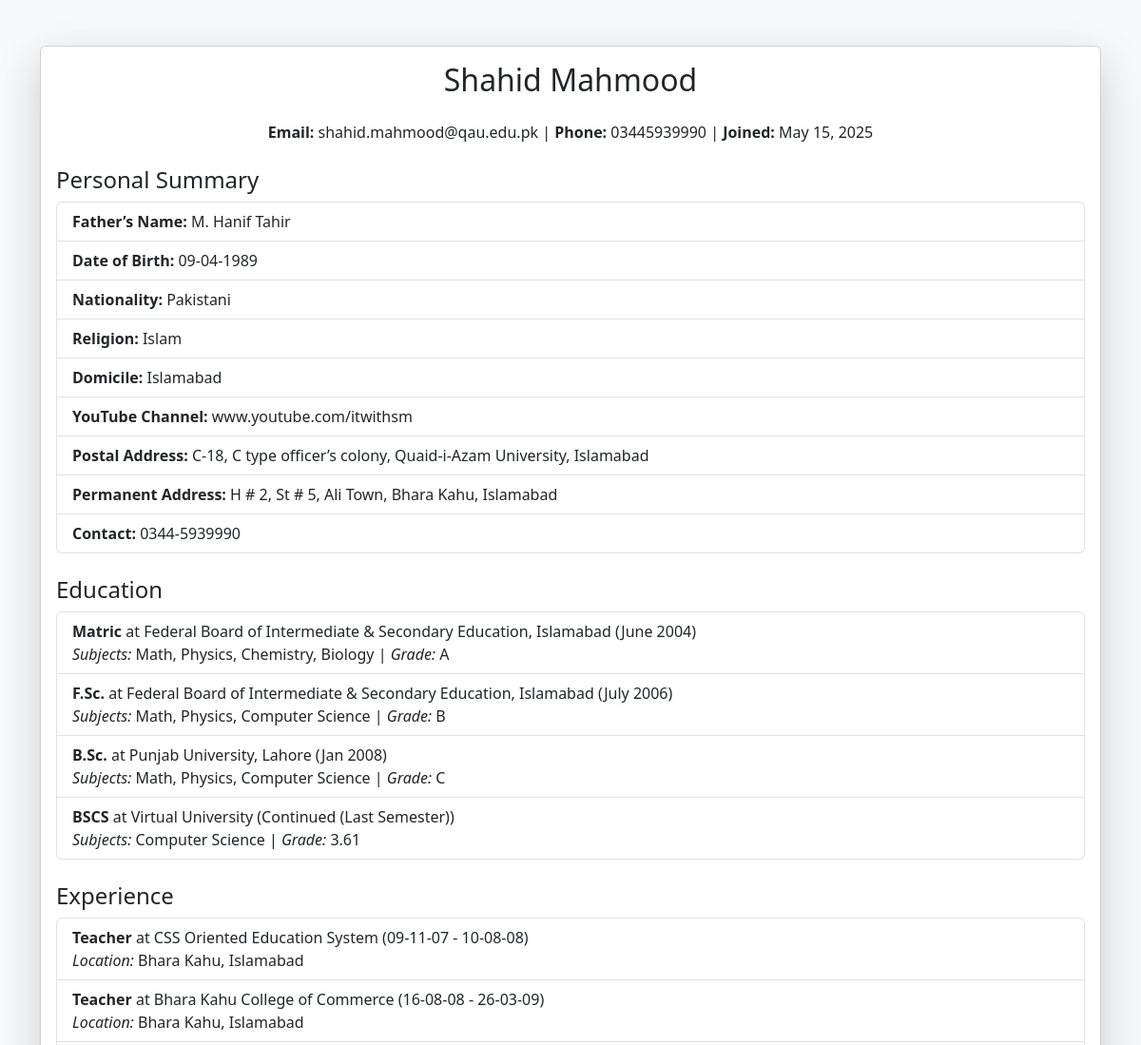
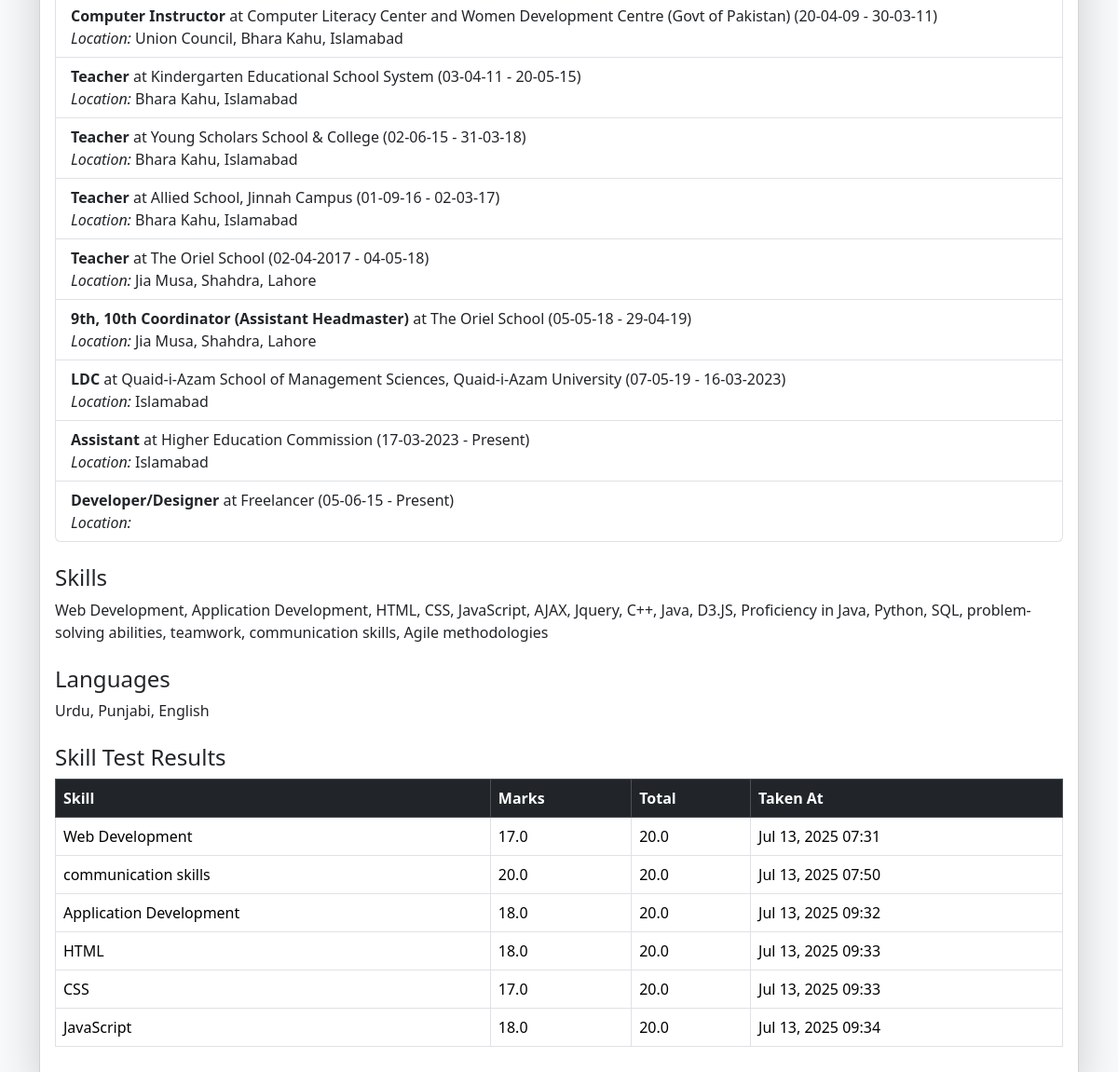
The page /cprofile/1/ on the database its author committed (2 pictures, top to bottom).
### candidates/models.py (models this page shows, shortened)
class Candidate(models.Model):
    firstname = models.CharField(max_length=255)
    lastname = models.CharField(max_length=255)
    email = models.EmailField(unique=True)
    password = models.CharField(max_length=255)
    phone = models.CharField(max_length=15, blank=True, null=True)
    resume = models.JSONField(default=dict, blank=True, null=True)
    skills = models.TextField(null=True)
    joined_date = models.DateTimeField(auto_now_add=True)
    selected_theme = models.CharField(max_length=50, default="default")

class SkillTestResult(models.Model):
    candidate = models.ForeignKey(Candidate, on_delete=models.CASCADE)
    skill = models.CharField(max_length=200)
    marks = models.FloatField()
    total_marks = models.FloatField()
    taken_at = models.DateTimeField(auto_now_add=True)

### jobsclub/views.py (the view)
# urls.py: path("cprofile/<int:candidate_id>/", candidate_profile_v, name="candidate_profile_v"),
def candidate_profile_v(request, candidate_id):
    candidate = get_object_or_404(Candidate, id=candidate_id)
    resume_data = candidate.resume or {}
    if isinstance(resume_data, str):
        try:
            resume_data = json.loads(resume_data)
        except json.JSONDecodeError:
            resume_data = {}
    test_results = SkillTestResult.objects.filter(candidate=candidate)
    return render(request, 'cprofile.html', {
        'candidate': candidate,
        'resume': resume_data,
        'test_results': test_results
    })

### jobsclub/templates/cprofile.html (shortened to what this page needs)
{% load static %}
<!DOCTYPE html>
<html lang="en">
<head>
    <link href="https://cdn.jsdelivr.net/npm/bootstrap@5.3.3/dist/css/bootstrap.min.css" rel="stylesheet">
</head>
<body class="bg-light">
    <div class="container my-5">
        <div class="card shadow-lg">
            <div class="card-body">
                <h2 class="card-title text-center mb-4">{{ candidate.firstname }} {{ candidate.lastname }}</h2>
                <div class="mb-3 text-center">
                    <strong>Email:</strong> {{ candidate.email }} |
                    <strong>Phone:</strong> {{ candidate.phone }} |
                    <strong>Joined:</strong> {{ candidate.joined_date|date:"M d, Y" }}
                </div>
                {% if resume.summary %}
                <h4 class="mt-4">Personal Summary</h4>
                <ul class="list-group">
                    {% for key, value in resume.summary.items %}
                        <li class="list-group-item"><strong>{{ key }}:</strong> {{ value }}</li>
                    {% endfor %}
                </ul>
                {% endif %}
                {% if resume.educations %}
                <h4 class="mt-4">Education</h4>
                <ul class="list-group">
                    {% for edu in resume.educations %}
                        <li class="list-group-item">
                            <strong>{{ edu.degree }}</strong> at {{ edu.institution }} ({{ edu.date }})<br>
                            <em>Subjects:</em> {{ edu.subjects }} | <em>Grade:</em> {{ edu.grade }}
                        </li>
                    {% endfor %}
                </ul>
                {% endif %}
                {% if resume.experiences %}
                <h4 class="mt-4">Experience</h4>
                <ul class="list-group">
                    {% for exp in resume.experiences %}
                        <li class="list-group-item">
                            <strong>{{ exp.position }}</strong> at {{ exp.company }} ({{ exp.startDate }} - {{ exp.endDate }})<br>
                            <em>Location:</em> {{ exp.location }}
                        </li>
                    {% endfor %}
                </ul>
                {% endif %}
                <h4 class="mt-4">Skills</h4>
                <p>{{ resume.skills|default:candidate.skills }}</p>
                <h4 class="mt-4">Languages</h4>
                <p>{{ resume.languages }}</p>
                {% if test_results %}
                <h4 class="mt-4">Skill Test Results</h4>
                <table class="table table-bordered">
                    <thead class="table-dark">
                        <tr>
                            <th>Skill</th>
                            <th>Marks</th>
                            <th>Total</th>
                            <th>Taken At</th>
                        </tr>
                    </thead>
                    <tbody>
                        {% for result in test_results %}
                        <tr>
                            <td>{{ result.skill }}</td>
                            <td>{{ result.marks }}</td>
                            <td>{{ result.total_marks }}</td>
                            <td>{{ result.taken_at|date:"M d, Y H:i" }}</td>
                        </tr>
                        {% endfor %}
                    </tbody>
                </table>
                {% endif %}
            </div>
        </div>
    </div>
</body>
</html>

### rows shown on the page
Candidate: firstname "Shahid", lastname "Mahmood", email "shahid.mahmood@qau.edu.pk", phone "03445939990", joined_date "May 15, 2025", skills "Web Development, Application Development, HTML, CSS, JavaScript, AJAX, Jquery, C++, Java, D3.JS, Proficiency in Java, Python, SQL, problem-solving abilities, teamwork, communication skills, Agile methodologies"
SkillTestResult: skill "Web Development", marks "17.0", total_marks "20.0", taken_at "Jul 13, 2025 07:31"
SkillTestResult: skill "communication skills", marks "20.0", total_marks "20.0", taken_at "Jul 13, 2025 07:50"
SkillTestResult: skill "Application Development", marks "18.0", total_marks "20.0", taken_at "Jul 13, 2025 09:32"
SkillTestResult: skill "HTML", marks "18.0", total_marks "20.0", taken_at "Jul 13, 2025 09:33"
SkillTestResult: skill "CSS", marks "17.0", total_marks "20.0", taken_at "Jul 13, 2025 09:33"
SkillTestResult: skill "JavaScript", marks "18.0", total_marks "20.0", taken_at "Jul 13, 2025 09:34"

### other values the page prints
{{ key }} "Father’s Name" "Date of Birth" "Nationality" "Religion" "Domicile" "YouTube Channel" "Postal Address" "Permanent Address" "Contact"
{{ value }} "M. Hanif Tahir" "09-04-1989" "Pakistani" "Islam" "Islamabad" "www.youtube.com/itwithsm" "C-18, C type officer’s colony, Quaid-i-Azam University, Islamabad" "H # 2, St # 5, Ali Town, Bhara Kahu, Islamabad" "0344-5939990"
{{ edu.degree }} "Matric" "F.Sc." "B.Sc." "BSCS"
{{ edu.institution }} "Federal Board of Intermediate & Secondary Education, Islamabad" "Federal Board of Intermediate & Secondary Education, Islamabad" "Punjab University, Lahore" "Virtual University"
{{ edu.date }} "June 2004" "July 2006" "Jan 2008" "Continued (Last Semester)"
{{ edu.subjects }} "Math, Physics, Chemistry, Biology" "Math, Physics, Computer Science" "Math, Physics, Computer Science" "Computer Science"
{{ edu.grade }} "A" "B" "C" "3.61"
{{ exp.position }} "Teacher" "Teacher" "Computer Instructor" "Teacher" "Teacher" "Teacher" "Teacher" "9th, 10th Coordinator (Assistant Headmaster)" "LDC" "Assistant" "Developer/Designer"
{{ exp.company }} "CSS Oriented Education System" "Bhara Kahu College of Commerce" "Computer Literacy Center and Women Development Centre (Govt of Pakistan)" "Kindergarten Educational School System" "Young Scholars School & College" "Allied School, Jinnah Campus" "The Oriel School" "The Oriel School" "Quaid-i-Azam School of Management Sciences, Quaid-i-Azam University" "Higher Education Commission" "Freelancer"
{{ exp.startDate }} "09-11-07" "16-08-08" "20-04-09" "03-04-11" "02-06-15" "01-09-16" "02-04-2017" "05-05-18" "07-05-19" "17-03-2023" "05-06-15"
{{ exp.endDate }} "10-08-08" "26-03-09" "30-03-11" "20-05-15" "31-03-18" "02-03-17" "04-05-18" "29-04-19" "16-03-2023" "Present" "Present"
{{ exp.location }} "Bhara Kahu, Islamabad" "Bhara Kahu, Islamabad" "Union Council, Bhara Kahu, Islamabad" "Bhara Kahu, Islamabad" "Bhara Kahu, Islamabad" "Bhara Kahu, Islamabad" "Jia Musa, Shahdra, Lahore" "Jia Musa, Shahdra, Lahore" "Islamabad" "Islamabad"
{{ resume.languages }} "Urdu, Punjabi, English"
